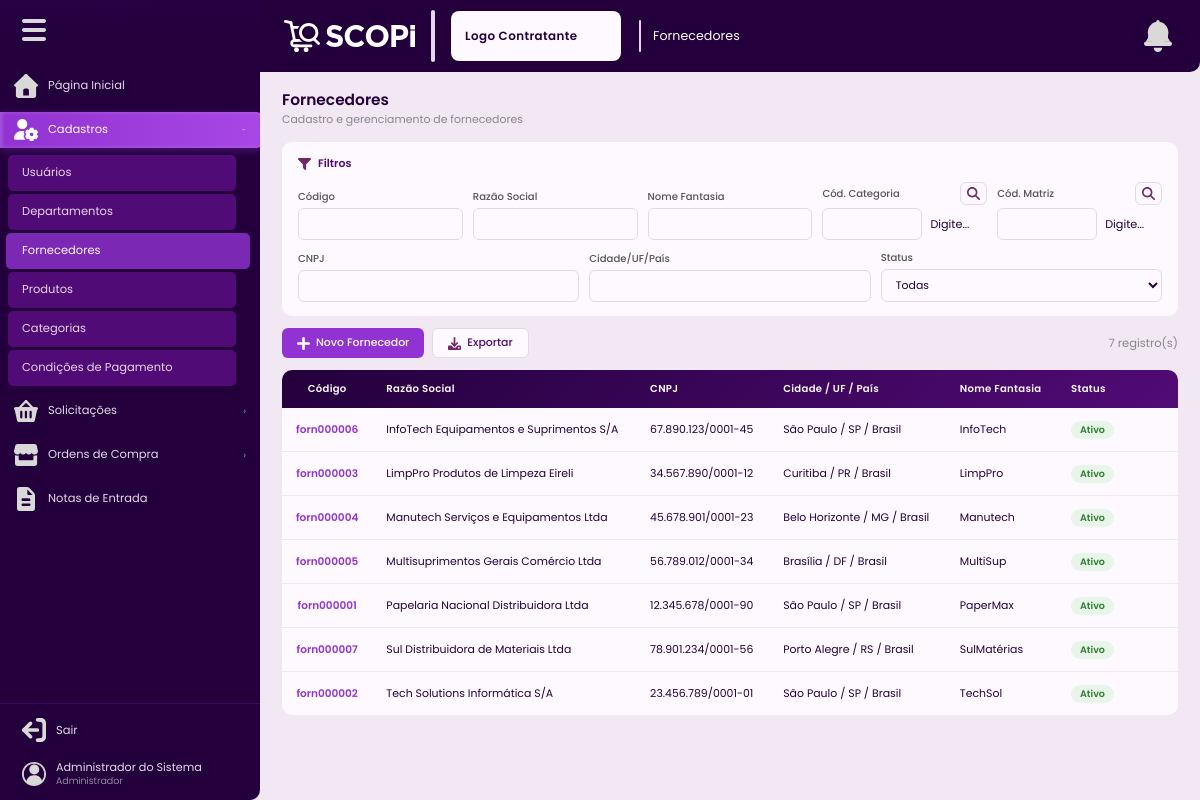
The app's page /fornecedores (signed in) with its own data.
### tables this page shows
CREATE TABLE IF NOT EXISTS fornecedores (
    id                INT UNSIGNED AUTO_INCREMENT PRIMARY KEY,
    razao_social      VARCHAR(200) NOT NULL,
    nome_fantasia     VARCHAR(200) NULL,
    cnpj              VARCHAR(20)  NOT NULL UNIQUE,
    inscricao_estadual VARCHAR(30) NULL,
    logradouro        VARCHAR(250) NULL,
    numero            VARCHAR(30)  NULL,
    complemento       VARCHAR(150) NULL,
    bairro            VARCHAR(150) NULL,
    cep               VARCHAR(10)  NULL,
    cidade_id         INT UNSIGNED NULL,
    email             VARCHAR(150) NULL,
    contato           VARCHAR(50)  NULL,
    responsavel       VARCHAR(150) NULL,
    codigo            VARCHAR(20)  NOT NULL UNIQUE,
    tipo              ENUM('matriz','filial') NOT NULL DEFAULT 'matriz',
    matriz_id         INT UNSIGNED NULL,
    situacao          ENUM('ativo','inativo') NOT NULL DEFAULT 'ativo',
    criado_em         DATETIME     NOT NULL DEFAULT CURRENT_TIMESTAMP,
    atualizado_em     DATETIME     NULL ON UPDATE CURRENT_TIMESTAMP,
    INDEX idx_situacao (situacao),
    INDEX idx_cnpj     (cnpj),
    CONSTRAINT fk_fornecedor_matriz FOREIGN KEY (matriz_id) REFERENCES fornecedores(id) ON DELETE SET NULL,
    CONSTRAINT fk_fornecedor_cidade FOREIGN KEY (cidade_id) REFERENCES cidades(id) ON DELETE SET NULL
);

CREATE TABLE IF NOT EXISTS cidades (
    id INT UNSIGNED AUTO_INCREMENT PRIMARY KEY,
    nome VARCHAR(150) NOT NULL,
    estado_id INT UNSIGNED NOT NULL,
    UNIQUE KEY uq_cidade_estado (nome, estado_id),
    CONSTRAINT fk_cidade_estado FOREIGN KEY (estado_id) REFERENCES estados(id) ON DELETE CASCADE
);

CREATE TABLE IF NOT EXISTS estados (
    id INT UNSIGNED AUTO_INCREMENT PRIMARY KEY,
    nome VARCHAR(100) NOT NULL,
    sigla CHAR(2) NOT NULL,
    pais_id INT UNSIGNED NOT NULL,
    UNIQUE KEY uq_estado_pais (sigla, pais_id),
    CONSTRAINT fk_estado_pais FOREIGN KEY (pais_id) REFERENCES paises(id) ON DELETE CASCADE
);

CREATE TABLE IF NOT EXISTS paises (
    id INT UNSIGNED AUTO_INCREMENT PRIMARY KEY,
    nome VARCHAR(100) NOT NULL UNIQUE,
    sigla_iso2 CHAR(2) NULL,
    sigla_iso3 CHAR(3) NULL
);

### Controllers/BaseController.php (called while the page is built, shortened)
<?php
class BaseController{
    protected function renderizar(string $view, array $variaveis = []): void {
        extract($variaveis);
        require_once __DIR__ . '/../Views/templates/header.php';
        require_once __DIR__ . '/../Views/' . $view . '.php';
        require_once __DIR__ . '/../Views/templates/footer.php';
    }
}

### Controllers/FornecedorControlador.php (called while the page is built, shortened)
<?php namespace Controllers; use Config\Auxiliares; use Models\FornecedorModelo;
class FornecedorControlador extends BaseController {
    private FornecedorModelo $m;
    public function __construct() { $this->m = new FornecedorModelo(); }
    public function listar(): void {
        $filtros = $_GET;
        $fornecedores = $this->m->listarComFiltros($filtros);
        $this->renderizar('cadastros/fornecedores', compact('fornecedores','filtros','matrizes','categorias'));
    }
}

### index.php (called while the page is built, shortened)
<?php
require_once __DIR__ . '/Autoloader.php';
$routes = require __DIR__ . '/Config/Routes.php';
$uri = parse_url($_SERVER['REQUEST_URI'] ?? '/', PHP_URL_PATH) ?: '/';
$uri = '/' . trim($uri, '/');
$uri = $uri === '//' ? '/' : $uri;
function matchRoute(string $uri, array $routes): array
{
    foreach ($routes as $route => $handler) {
        $pattern = preg_replace('/\{[^\/]+\}/', '([^\/]+)', $route);
        $pattern = '#^' . rtrim($pattern, '/') . '$#';
        if (preg_match($pattern, rtrim($uri, '/') ?: '/', $matches)) {
            array_shift($matches);
            return [$handler, $matches];
        }
    }
    return [null, []];
}
[$handler, $params] = matchRoute($uri, $routes);
[$controllerName, $method] = $handler;
$controller = new $className();
call_user_func_array([$controller, $method], $params);

### Config/Auxiliares.php (called while the page is built, shortened)
<?php
class Auxiliares {
    public static function escapar(?string $valor): string {
        return htmlspecialchars($valor ?? '', ENT_QUOTES, 'UTF-8');
    }
}

### Autoloader.php (called while the page is built, shortened)
<?php
class Autoloader
{
    public static function register()
    {
        spl_autoload_register(function ($class) {
            $file = str_replace('\\', DIRECTORY_SEPARATOR, $class).'.php';
            if (file_exists($file)) {
                return true;
            }
            return false;
        });
    }
}

### Config/BancoDados.php (called while the page is built, shortened)
<?php
class BancoDados {
    private static ?self $instancia = null;
    private \PDO $conexao;
    private function __construct() {
        $hospedeiro = getenv('DB_HOST') ?: 'mysql';
        $nomeBanco  = getenv('NAME') ?: 'scopi';
        $usuario    = getenv('USER') ?: 'root';
        $senha      = getenv('PASS') !== false ? getenv('PASS') : 'root';
        $port       = getenv('DB_PORT') ?: '3306';
        $dsn = "mysql:host={$hospedeiro};dbname={$nomeBanco};port={$port};charset=utf8mb4";
        $this->conexao = new \PDO($dsn, $usuario, $senha, [
            \PDO::ATTR_ERRMODE            => \PDO::ERRMODE_EXCEPTION,
            \PDO::ATTR_DEFAULT_FETCH_MODE => \PDO::FETCH_ASSOC,
            \PDO::ATTR_EMULATE_PREPARES   => false,
        ]);
    }
    public static function obterInstancia(): self {
        if (self::$instancia === null) self::$instancia = new self();
        return self::$instancia;
    }
    public function obterConexao(): \PDO {
        return $this->conexao;
    }
}

### Models/ModeloBase.php (called while the page is built, shortened)
<?php
abstract class ModeloBase {
    public function __construct() {
        $this->bd = BancoDados::obterInstancia()->obterConexao();
    }
}

### Models/FornecedorModelo.php (called while the page is built, shortened)
<?php
class FornecedorModelo extends ModeloBase {
    public function listarComFiltros(array $filtros = []): array {
        $sql = "SELECT f.*, m.razao_social AS nome_matriz,
                       cid.nome AS nome_cidade, est.sigla AS sigla_estado, pai.nome AS nome_pais
                FROM fornecedores f
                LEFT JOIN fornecedores m ON m.id = f.matriz_id
                LEFT JOIN cidades cid ON cid.id = f.cidade_id
                LEFT JOIN estados est ON est.id = cid.estado_id
                LEFT JOIN paises pai ON pai.id = est.pais_id
                WHERE 1=1";
        $p = [];
        $sql .= ' ORDER BY f.razao_social ASC';
        $q = $this->bd->prepare($sql); $q->execute($p);
        return $q->fetchAll();
    }
}

### Views/cadastros/fornecedores.php (the view, shortened to what this page needs)
<div class="pagina-cabecalho"><h1 class="pagina-titulo">Fornecedores</h1><p class="pagina-subtitulo">Cadastro e gerenciamento de fornecedores</p></div>
<div class="painel-filtros">
  <div class="filtros-cabecalho"><img src="<?= BASE_URL ?>/public/assets/icons/iconeFiltro.svg" alt=""><span>Filtros</span></div>
  <form method="GET" action="<?= BASE_URL ?>/fornecedores"><div class="filtros-campos">
    <div class="campo-filtro"><label>Código</label><input type="text" name="codigo" value="<?= Auxiliares::escapar($filtros['codigo']??'') ?>"></div>
    <div class="campo-filtro"><label>Razão Social</label><input type="text" name="razao_social" value="<?= Auxiliares::escapar($filtros['razao_social']??'') ?>"></div>
    <div class="campo-filtro"><label>Nome Fantasia</label><input type="text" name="nome_fantasia" value="<?= Auxiliares::escapar($filtros['nome_fantasia']??'') ?>"></div>
    <div class="campo-filtro">
      <label style="display:flex;gap:8px;align-items:center;justify-content:space-between;">
        <span>Cód. Categoria</span>
        <button type="button" class="btn btn-secundario" style="padding:4px 6px;margin:0;" onclick="Scopi.iconeBusca('categorias','filtroCatFornCodigo','filtroCatFornNome')"><img src="<?= BASE_URL ?>/public/assets/icons/iconeBusca.svg" style="width:13px;margin:0;" alt="Buscar"></button>
      </label>
      <div style="display:flex;gap:8px;align-items:center;max-width:250px;">
        <input type="text" id="filtroCatFornCodigo" name="categoria_codigo" value="<?= Auxiliares::escapar($filtros['categoria_codigo']??'') ?>" class="campo-input" style="width:100px;text-transform:uppercase;" onblur="buscarCategoriaFiltroForn(this.value)">
        <span id="filtroCatFornNome" style="font-size:0.8rem;color:var(--texto-secundario);flex:1;white-space:nowrap;overflow:hidden;text-overflow:ellipsis;"><?= empty($filtros['categoria_codigo']) ? 'Digite...' : 'Buscando...' ?></span>
      </div>
    </div>
    <div class="campo-filtro">
      <label style="display:flex;gap:8px;align-items:center;justify-content:space-between;">
        <span>Cód. Matriz</span>
        <button type="button" class="btn btn-secundario" style="padding:4px 6px;margin:0;" onclick="Scopi.iconeBusca('fornecedores','filtroMatrizCodigo','filtroMatrizNome')"><img src="<?= BASE_URL ?>/public/assets/icons/iconeBusca.svg" style="width:13px;margin:0;" alt="Buscar"></button>
      </label>
      <div style="display:flex;gap:8px;align-items:center;max-width:250px;">
        <input type="text" id="filtroMatrizCodigo" name="matriz_codigo" value="<?= Auxiliares::escapar($filtros['matriz_codigo']??'') ?>" class="campo-input" style="width:100px;text-transform:uppercase;" onblur="buscarMatrizFiltro(this.value)">
        <span id="filtroMatrizNome" style="font-size:0.8rem;color:var(--texto-secundario);flex:1;white-space:nowrap;overflow:hidden;text-overflow:ellipsis;"><?= empty($filtros['matriz_codigo']) ? 'Digite...' : 'Buscando...' ?></span>
      </div>
    </div>
    <div class="campo-filtro"><label>CNPJ</label><input type="text" name="cnpj" value="<?= Auxiliares::escapar($filtros['cnpj']??'') ?>"></div>
    <div class="campo-filtro"><label>Cidade/UF/País</label><input type="text" name="cidade_uf" value="<?= Auxiliares::escapar($filtros['cidade_uf']??'') ?>"></div>
    <div class="campo-filtro"><label>Status</label><select name="situacao"><option value="">Todas</option></select></div>
  </div></form>
</div>
<div class="barra-acoes">
  <div class="grupo-botoes">
    <button class="btn btn-primario" onclick="Scopi.abrirCadastro('modalFornecedor','formFornecedor')"><img src="<?= BASE_URL ?>/public/assets/icons/iconeInserir.svg" alt=""> Novo Fornecedor</button>
    <button class="btn btn-secundario" onclick="window.open('<?= BASE_URL ?>/fornecedores/exportar' + window.location.search, '_blank')"><img src="<?= BASE_URL ?>/public/assets/icons/iconeDownload.svg" alt=""> Exportar</button>
  </div>
  <span style="font-size:.82rem;color:#888;"><?= count($fornecedores) ?> registro(s)</span>
</div>
<div class="tabela-container">
  <table class="tabela">
    <thead><tr><th>Código</th><th>Razão Social</th><th>CNPJ</th><th>Cidade / UF / País</th><th>Nome Fantasia</th><th>Status</th><th class="coluna-acoes"></th></tr></thead>
    <tbody>
      <?php if(empty($fornecedores)): ?><tr><td colspan="6" style="text-align:center;padding:32px;color:#888;">Nenhum fornecedor encontrado.</td></tr>
      <?php else: foreach($fornecedores as $f): ?>
      <tr>
        <td><span class="cod-clicavel" onclick="Scopi.abrirRegistro('modalFornecedor','formFornecedor','/fornecedores/dados',<?= $f['id'] ?>,'visualizar')"><?= Auxiliares::escapar($f['codigo']) ?></span></td>
        <td><?= Auxiliares::escapar($f['razao_social']) ?></td>
        <td><?= Auxiliares::escapar($f['cnpj']) ?></td>
        <td><?= Auxiliares::escapar(($f['nome_cidade'] ?? '') . (($f['nome_cidade'] && $f['sigla_estado']) ? ' / ' : '') . ($f['sigla_estado'] ?? '') . (($f['sigla_estado'] && $f['nome_pais']) ? ' / ' : '') . ($f['nome_pais'] ?? '—')) ?></td>
        <td><?= Auxiliares::escapar($f['nome_fantasia'] ?? '—') ?></td>
        <td><span class="badge badge-<?= $f['situacao'] ?>"><?= ucfirst($f['situacao']) ?></span></td>
        <td class="coluna-acoes"></td>
      </tr>
      <?php endforeach; endif; ?>
    </tbody>
  </table>
</div>

### public/assets/css/estilo.css (style rules this page uses)
:root { --fundo: #FEF9FF; --fundo-tela: #F1E8F4; --fundo-app: #F8F2FB; --escura: #23003C; --media: #510B76; --destaque: #9133D2; --destaque-alt: #5F00A2; --alerta: #C2185B; --sucesso: #2E7D32; --texto: #23003C; --branco: #FEF9FF; --suave: #E4D7EA; --borda: #E4D7EA; --sb-larg: 260px; --sb-min: 72px; --topbar-h: 72px; --raio: 10px; --raio-modal: 14px; --sombra: 0 0 40px rgba(35,0,60,.18); --trans: .22s ease; }
*,*::before,*::after { box-sizing:border-box;margin:0;padding:0 }
html { font-size:14px }
body { font-family:'Poppins',sans-serif;background:var(--fundo-tela);color:var(--texto);display:flex;min-height:100vh;overflow-x:hidden }
button { font-family:'Poppins',sans-serif }
.pagina-cabecalho { padding:18px 0 14px }
.pagina-titulo { font-size:1.1rem;font-weight:600;color:var(--escura);line-height:1.3;margin:0 }
.pagina-subtitulo { font-size:.78rem;font-weight:400;color:#888;margin-top:2px }
.painel-filtros { background:var(--fundo);border-radius:var(--raio);padding:14px 16px;margin-bottom:12px }
.filtros-cabecalho { display:flex;align-items:center;gap:7px;margin-bottom:10px }
.filtros-cabecalho img { width:13px;filter:brightness(0) saturate(100%) invert(20%) sepia(80%) saturate(600%) hue-rotate(260deg) }
.filtros-cabecalho span { font-size:.78rem;font-weight:600;color:var(--media) }
.filtros-campos { display:flex;flex-wrap:wrap;gap:10px;align-items:flex-end }
.campo-filtro { display:flex;flex-direction:column;gap:3px;flex:1;min-width:140px }
.campo-filtro label { font-size:.72rem;font-weight:500;color:#555 }
.campo-filtro input,.campo-filtro select { padding:7px 10px;border:1px solid var(--borda); border-radius:6px;font-family:'Poppins',sans-serif; font-size:.78rem;color:var(--texto);background:var(--fundo); transition:border-color var(--trans); }
.barra-acoes { display:flex;align-items:center;justify-content:space-between;margin-bottom:12px;flex-wrap:wrap;gap:8px }
.grupo-botoes { display:flex;gap:8px;flex-wrap:wrap }
.btn { display:inline-flex;align-items:center;gap:6px; padding:7px 15px;border-radius:6px; font-family:'Poppins',sans-serif;font-size:.78rem;font-weight:500; cursor:pointer;border:none;transition:all var(--trans);line-height:1.3; }
.btn img { width:13px;filter:brightness(0) invert(1) }
.btn-primario { background:var(--destaque);color:var(--branco) }
.btn-secundario { background:var(--fundo);color:var(--media);border:1px solid var(--borda) }
.btn-secundario img { filter:brightness(0) saturate(100%) invert(20%) sepia(80%) saturate(600%) hue-rotate(260deg) }
.tabela-container { background:var(--fundo);border-radius:var(--raio);overflow:hidden }
.tabela { width:100%;border-collapse:collapse;font-size:.78rem }
.tabela thead { background:linear-gradient(135deg,var(--escura),var(--media));color:var(--branco) }
.tabela thead th { padding:11px 14px;text-align:left;font-weight:600;font-size:.72rem;letter-spacing:.3px;white-space:nowrap }
.tabela thead th:first-child,.tabela tbody td:first-child { width:36px;text-align:center }
.tabela tbody tr { border-bottom:1px solid #EDE7F6;transition:background var(--trans);position:relative }
.tabela tbody tr:last-child { border-bottom:none }
.tabela tbody td { padding:10px 14px;vertical-align:middle }
.cod-clicavel { color:var(--destaque);font-weight:600;cursor:pointer;font-size:.75rem }
.coluna-acoes { width:40px;text-align:center }
.badge { display:inline-flex;align-items:center;padding:2px 9px;border-radius:20px;font-size:.68rem;font-weight:600 }
.badge-ativo { background:#E8F5E9;color:#2E7D32 }

### records on screen
fornecedores: codigo "forn000006", razao_social "InfoTech Equipamentos e Suprimentos S/A", cnpj "67.890.123/0001-45", cidade.nome "São Paulo / SP / Brasil", nome_fantasia "InfoTech", situacao "Ativo"
fornecedores: codigo "forn000003", razao_social "LimpPro Produtos de Limpeza Eireli", cnpj "34.567.890/0001-12", cidade.nome "Curitiba / PR / Brasil", nome_fantasia "LimpPro", situacao "Ativo"
fornecedores: codigo "forn000004", razao_social "Manutech Serviços e Equipamentos Ltda", cnpj "45.678.901/0001-23", cidade.nome "Belo Horizonte / MG / Brasil", nome_fantasia "Manutech", situacao "Ativo"
fornecedores: codigo "forn000005", razao_social "Multisuprimentos Gerais Comércio Ltda", cnpj "56.789.012/0001-34", cidade.nome "Brasília / DF / Brasil", nome_fantasia "MultiSup", situacao "Ativo"
fornecedores: codigo "forn000001", razao_social "Papelaria Nacional Distribuidora Ltda", cnpj "12.345.678/0001-90", cidade.nome "São Paulo / SP / Brasil", nome_fantasia "PaperMax", situacao "Ativo"
fornecedores: codigo "forn000007", razao_social "Sul Distribuidora de Materiais Ltda", cnpj "78.901.234/0001-56", cidade.nome "Porto Alegre / RS / Brasil", nome_fantasia "SulMatérias", situacao "Ativo"
fornecedores: codigo "forn000002", razao_social "Tech Solutions Informática S/A", cnpj "23.456.789/0001-01", cidade.nome "São Paulo / SP / Brasil", nome_fantasia "TechSol", situacao "Ativo"

### other values on screen
Auxiliares::escapar($usuario['nome']) "Administrador do Sistema"
Auxiliares::escapar($usuario['perfil']) "Administrador"
count($fornecedores) "7"
